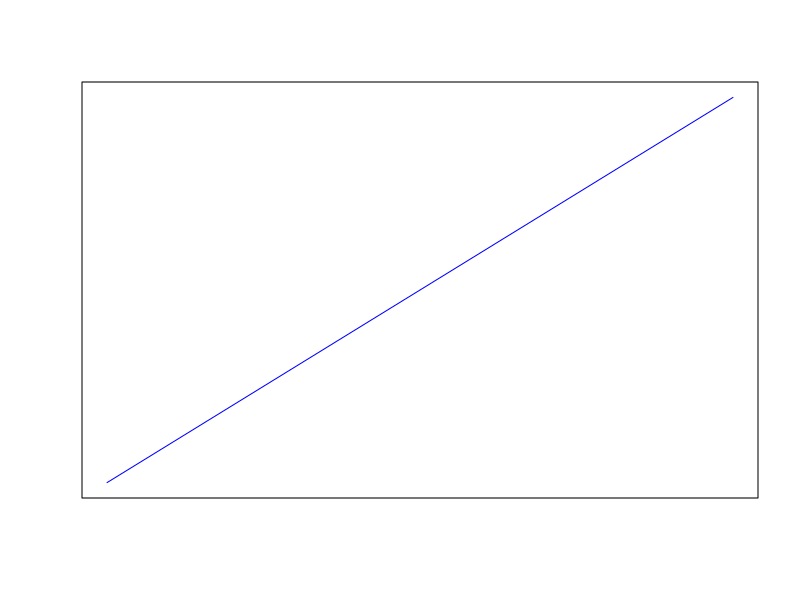
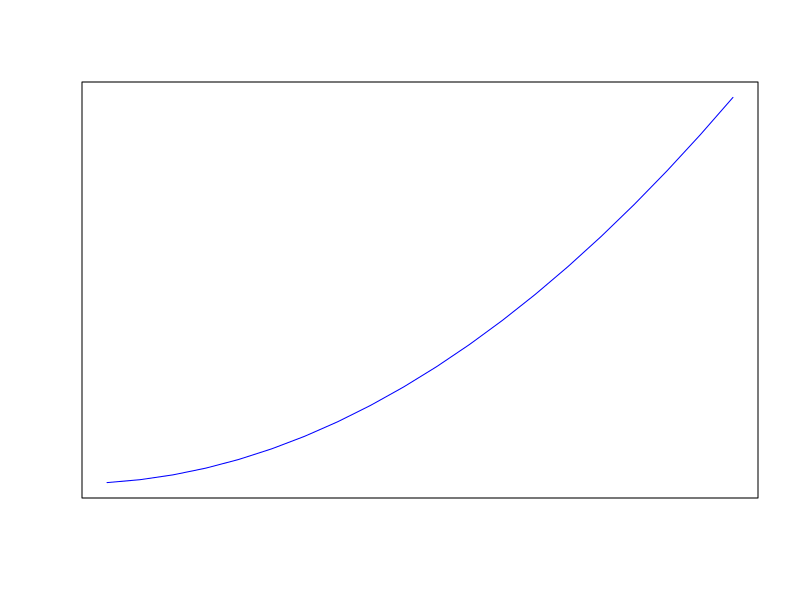
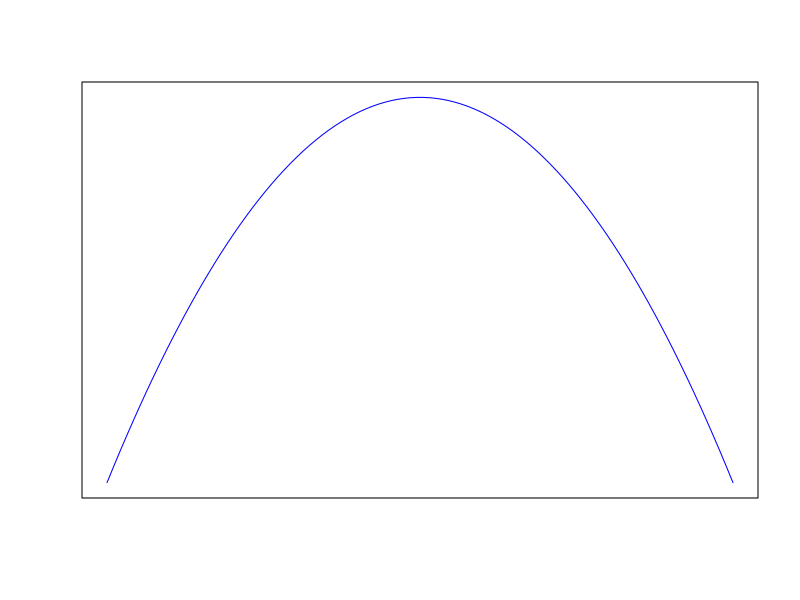

Reproduce these figures in R, in order.
## ---- chunk 1
knitr::opts_chunk$set(echo = TRUE)
## ---- chunk 2
plot(seq(1:20), seq(1:20), type="l", xaxt="n", yaxt="n", ylab="", xlab="", col="blue")
## ---- chunk 3
plot(seq(1:20), seq(1:20)^2, type="l", xaxt="n", yaxt="n", ylab="", xlab="", col="blue")
## ---- chunk 4
p = seq(0,1, length=100)
plot(p, dbeta(p, 2, 2), type='l', xaxt="n", yaxt="n", ylab="", xlab="", col="blue")
